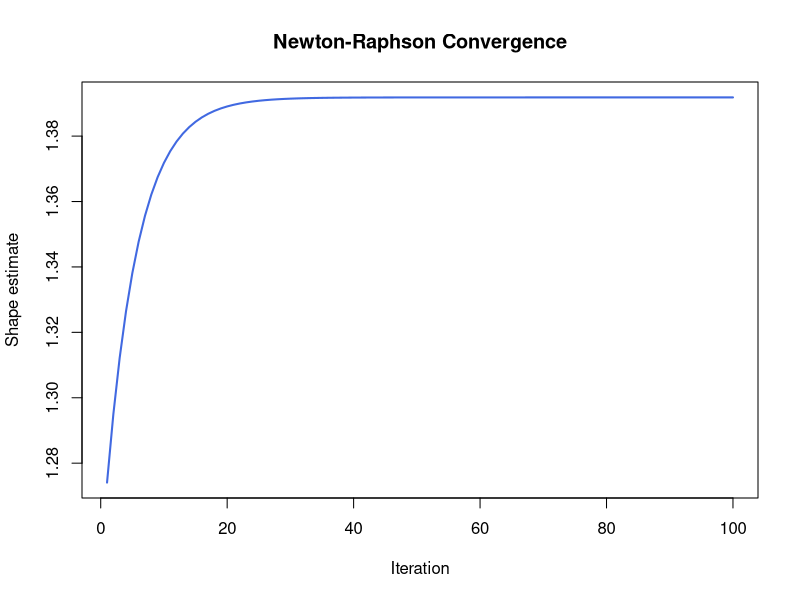
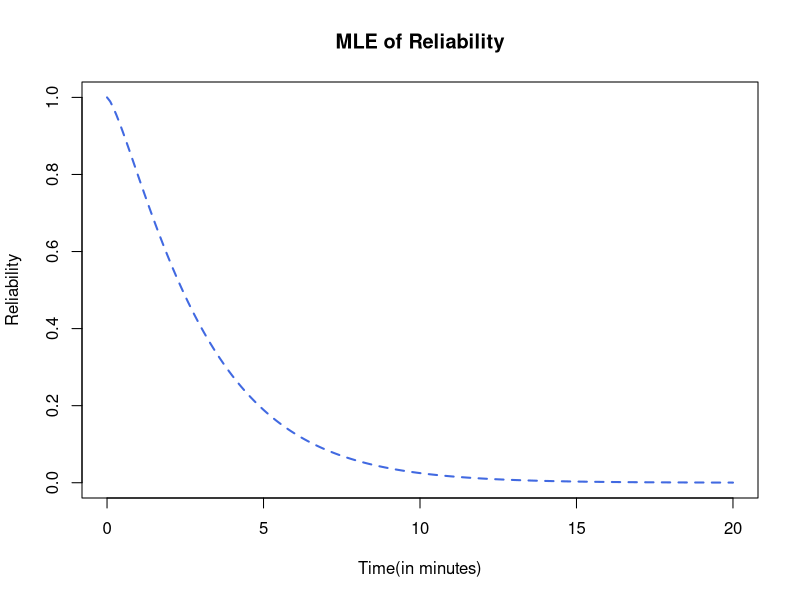

Reproduce these figures in R, in order.
x<-c(0.35,0.59,0.96,0.99,1.69,1.97,2.07,2.58,2.71,2.90,3.67,3.99,5.35,13.77)
n<-length(x)
sum_x<-sum(x)
mean_x<-sum_x/n
sumlog_x<-sum(log(x))
p<-1/(2*(log(mean_x)-(sumlog_x/n)))
p
theta<-mean_x/p
theta
f_th<-function(p){
  -n*log(mean_x)+n*log(p)-n*digamma(p)+sumlog_x
}
f_p<-function(p){
  -(n/p)-n*trigamma(p)
}

shape<-rep()
for(i in 1:100){
  p_1=p-(f_th(p)/f_p(p))
  shape[i]=p_1
  p=p_1
}
plot(shape, type = "l",
     col = "royalblue",
     lwd = 2,
     xlab = "Iteration",
     ylab = "Shape estimate",
     main = "Newton-Raphson Convergence")
p=p_1
p
theta=mean_x/p
theta
t = seq(0,20,.1)
R_t = pgamma(t,shape=p,scale=theta,lower.tail = FALSE)
print(head(R_t))
plot(t,R_t,type="l", lwd=2,lty=14,
     col="royalblue",
     xlab="Time(in minutes)",
     ylab="Reliability",
     main="MLE of Reliability"
)
